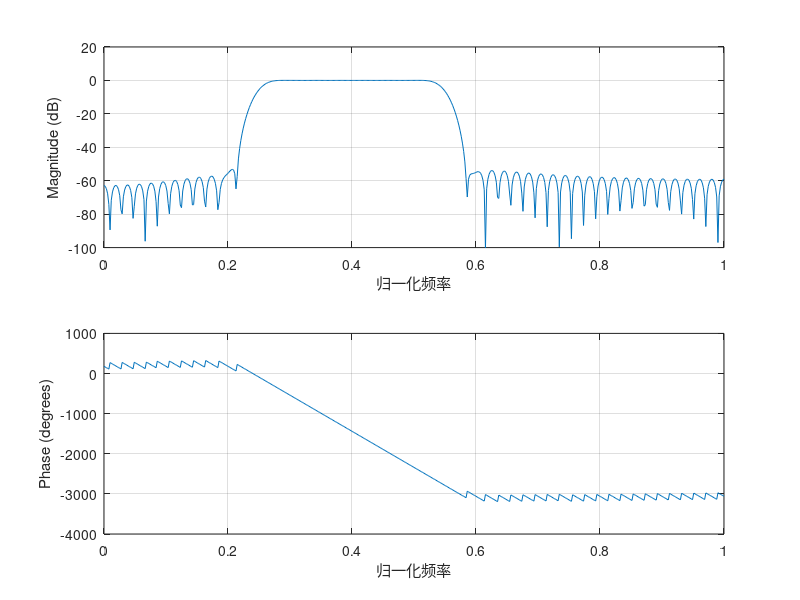

The MATLAB script that drew this image:
% 设计FIR滤波器
b = fir1(100, [0.25 0.55], 'bandpass', hamming(101));
% 100阶，截止频率为0.25pi和0.55pi的带通滤波器，窗函数为hamming窗

% 绘制幅频特性曲线
freqz(b, 1, 512, 2); % 512点FFT，归一化频率，单位为pi

% 修改坐标轴信息
subplot(2, 1, 1);
xlabel('归一化频率');
ylim([-100 20]);
subplot(2, 1, 2);
xlabel('归一化频率');
ylim([-4000 1000]);
